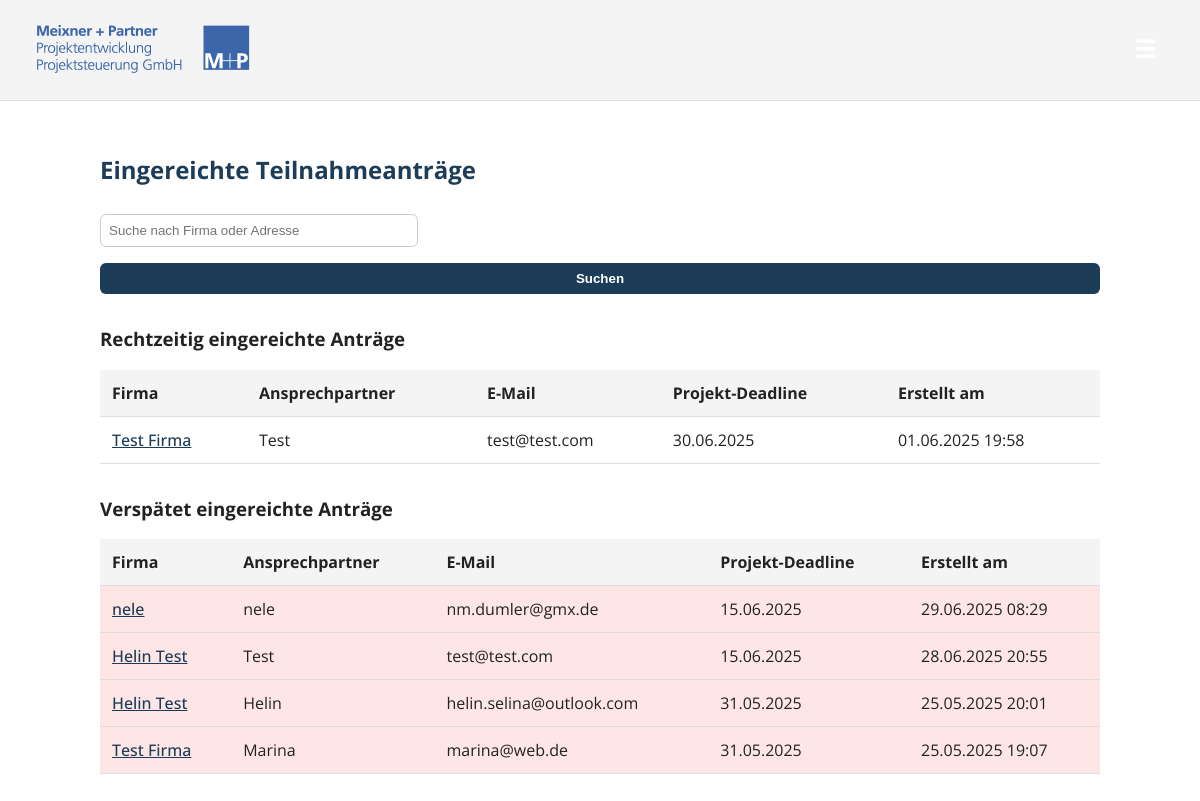
Screenshot of /antraege/ (signed in) with the database file from the repository.
### portal/models.py (models this page shows, shortened)
class Teilnahmeantrag(models.Model):
    user = models.ForeignKey(
        settings.AUTH_USER_MODEL,
        on_delete=models.CASCADE,
        help_text="Der Bieter, der diesen Antrag eingereicht hat"
    )
    projekt = models.ForeignKey(Projekt, on_delete=models.PROTECT, related_name='antraege')
    firmenname = models.CharField(max_length=200)
    adresse = models.CharField(max_length=200)
    ansprechpartner = models.CharField(max_length=100)
    email = models.EmailField()
    wirtschaftliche_verknuepfungen = models.TextField(blank=True)
    insolvenz = models.BooleanField(default=False)
    straftat = models.BooleanField(default=False)
    fehlende_abgaben = models.BooleanField(default=False)
    user = models.ForeignKey(settings.AUTH_USER_MODEL, on_delete=models.CASCADE)
    projekt = models.ForeignKey(
        'Projekt',
        on_delete=models.PROTECT,
        help_text="Für welches Projekt reichen Sie diesen Antrag ein?"
    )
    umsatz_2023 = models.DecimalField(max_digits=12, decimal_places=2)
    umsatz_2022 = models.DecimalField(max_digits=12, decimal_places=2)
    umsatz_2021 = models.DecimalField(max_digits=12, decimal_places=2)
    is_brutto = models.BooleanField(
        default=True,
        help_text="Ankreuzen, wenn der Umsatz Brutto (inkl. Steuer) angegeben ist."
    )
    steuer_satz = models.DecimalField(
        max_digits=5,
        decimal_places=2,
        default=Decimal('19.00'),
        help_text="Steuersatz in Prozent (z. B. 19.00 für 19%)."
    )
    score_anforderung1 = models.IntegerField(
        null=True, blank=True,
        help_text="Punkte (0–10) für Kriterium 1"
    )
    score_anforderung2 = models.IntegerField(
        null=True, blank=True,
        help_text="Punkte (0–10) für Kriterium 2"
    )
    gesamt_score = models.IntegerField(
        null=True, blank=True,
        help_text="Summenpunktzahl (auto-berechnet)"
    )
    berufshaftpflicht_vorhanden = models.BooleanField(default=False)
    berufshaftpflicht_nachweis = models.FileField(
        upload_to='nachweise/',
        blank=True, null=True
    )
    projektleitung = models.CharField(
        max_length=100,
        help_text="Name der Projektleitung"
    )
    team_groesse = models.IntegerField(
        verbose_name="Team-Größe",
        help_text="Anzahl Mitarbeitende im Projektteam"
    )
    zustandigkeit_bauleitung = models.CharField(
        max_length=100,
        blank=True,
        help_text="Verantwortlich für Bauleitung"
    )
    referenz_1 = models.TextField(help_text="Beschreibung eines Referenzprojekts")
    referenz_2 = models.TextField(
        blank=True,
        help_text="Optionales weiteres Referenzprojekt"
    )
    referenz_upload = models.FileField(
        upload_to='referenzen/',
        blank=True, null=True,
        help_text="Nur PDF zulässig"
    )
    from django.db.models import JSONField
    antworten = JSONField(blank=True, default=dict, help_text="...")
    bewertungen_data = JSONField(
        blank=True, default=dict,
        help_text="Speichert die Punkte/Kommentare aus Bewertungen"
    )
    erstellt_am = models.DateTimeField(auto_now_add=True)
    class Meta:
        verbose_name = "Teilnahmeantrag"
        verbose_name_plural = "Teilnahmeanträge"

class Projekt(models.Model):
    name = models.CharField(max_length=200, help_text="Projektname")
    beschreibung = models.TextField(blank=True)
    deadline = models.DateField(help_text="Einsendeschluss für Anträge")
    class Meta:
        verbose_name = "Projekt"
        verbose_name_plural = "Projekte"

### portal/views.py (the view)
# urls.py: path('antraege/', views.antrag_liste, name='antrag_liste'),
@login_required
def antrag_liste(request):
    q = request.GET.get('q', '').strip()
    base_qs = Teilnahmeantrag.objects.select_related('projekt').order_by('-erstellt_am')
    if q:
        base_qs = base_qs.filter(
            Q(firmenname__icontains=q) |
            Q(adresse__icontains=q)
        )
    today = timezone.now().date()
    on_time = base_qs.filter(projekt__deadline__gte=today)
    late = base_qs.filter(projekt__deadline__lt=today)
    return render(request, 'portal/antrag_liste.html', {
        'on_time': on_time,
        'late': late,
        'search_query': q,
    })

### portal/templates/portal/antrag_liste.html (shortened to what this page needs)
{% extends 'portal/base.html' %}
{% block content %}
<h2>Eingereichte Teilnahmeanträge</h2>
<form method="GET" action="{% url 'antrag_liste' %}" style="margin-bottom:1.5rem;">
    <input
        type="text"
        name="q"
        placeholder="Suche nach Firma oder Adresse"
        value="{{ search_query|default:'' }}"
        style="padding:0.5rem; width:300px;"
    />
    <button type="submit" style="padding:0.5rem 1rem;">Suchen</button>
</form>
<h3>Rechtzeitig eingereichte Anträge</h3>
<table>
    <thead>
        <tr>
            <th>Firma</th>
            <th>Ansprechpartner</th>
            <th>E-Mail</th>
            <th>Projekt-Deadline</th>
            <th>Erstellt am</th>
        </tr>
    </thead>
    <tbody>
        {% for antrag in on_time %}
            <tr>
                <td>
                    <a href="{% url 'antrag_detail' antrag.pk %}">
                        {{ antrag.firmenname }}
                    </a>
                </td>
                <td>{{ antrag.ansprechpartner }}</td>
                <td>{{ antrag.email }}</td>
                <td>{{ antrag.projekt.deadline|date:"d.m.Y" }}</td>
                <td>{{ antrag.erstellt_am|date:"d.m.Y H:i" }}</td>
            </tr>
        {% empty %}
            <tr>
                <td colspan="5" style="text-align:center;">
                    Keine rechtzeitig eingereichten Anträge.
                </td>
            </tr>
        {% endfor %}
    </tbody>
</table>
<h3 style="margin-top:2rem;">Verspätet eingereichte Anträge</h3>
<table>
    <thead>
        <tr>
            <th>Firma</th>
            <th>Ansprechpartner</th>
            <th>E-Mail</th>
            <th>Projekt-Deadline</th>
            <th>Erstellt am</th>
        </tr>
    </thead>
    <tbody>
        {% for antrag in late %}
            <tr style="background-color:#ffe6e6;">
                <td>
                    <a href="{% url 'antrag_detail' antrag.pk %}">
                        {{ antrag.firmenname }}
                    </a>
                </td>
                <td>{{ antrag.ansprechpartner }}</td>
                <td>{{ antrag.email }}</td>
                <td>{{ antrag.projekt.deadline|date:"d.m.Y" }}</td>
                <td>{{ antrag.erstellt_am|date:"d.m.Y H:i" }}</td>
            </tr>
        {% empty %}
            <tr>
                <td colspan="5" style="text-align:center;">
                    Keine verspäteten Anträge.
                </td>
            </tr>
        {% endfor %}
    </tbody>
</table>
{% endblock %}

### portal/templates/portal/base.html (style rules this page uses)
:root { --primary: #1c3c57; }
body { font-family: 'Open Sans', sans-serif; background-color: #ffffff; color: #222; margin: 0; }
h2 { color: var(--primary); }
input, select, button { width: 100%; padding: 0.75rem; margin: 0.5rem 0; border-radius: 6px; border: 1px solid #ccc; }
button { background-color: var(--primary); color: white; font-weight: bold; cursor: pointer; border: none; }
a { color: var(--primary); font-weight: 500; }
table { width: 100%; table-layout: auto; border-collapse: collapse; margin-top: 1rem; }
th, td { padding: 0.75rem; text-align: left; border-bottom: 1px solid #ddd; }
thead th { background-color: #f4f4f4; }

### rows the page displays
Teilnahmeantrag: firmenname "Test Firma", ansprechpartner "Test", email "test@test.com", projekt.deadline "30.06.2025", erstellt_am "01.06.2025 19:58"
Teilnahmeantrag: firmenname "nele", ansprechpartner "nele", email "nm.dumler@gmx.de", projekt.deadline "15.06.2025", erstellt_am "29.06.2025 08:29"
Teilnahmeantrag: firmenname "Helin Test", ansprechpartner "Test", email "test@test.com", projekt.deadline "15.06.2025", erstellt_am "28.06.2025 20:55"
Teilnahmeantrag: firmenname "Helin Test", ansprechpartner "Helin", email "helin.selina@outlook.com", projekt.deadline "31.05.2025", erstellt_am "25.05.2025 20:01"
Teilnahmeantrag: firmenname "Test Firma", ansprechpartner "Marina", email "marina@web.de", projekt.deadline "31.05.2025", erstellt_am "25.05.2025 19:07"
